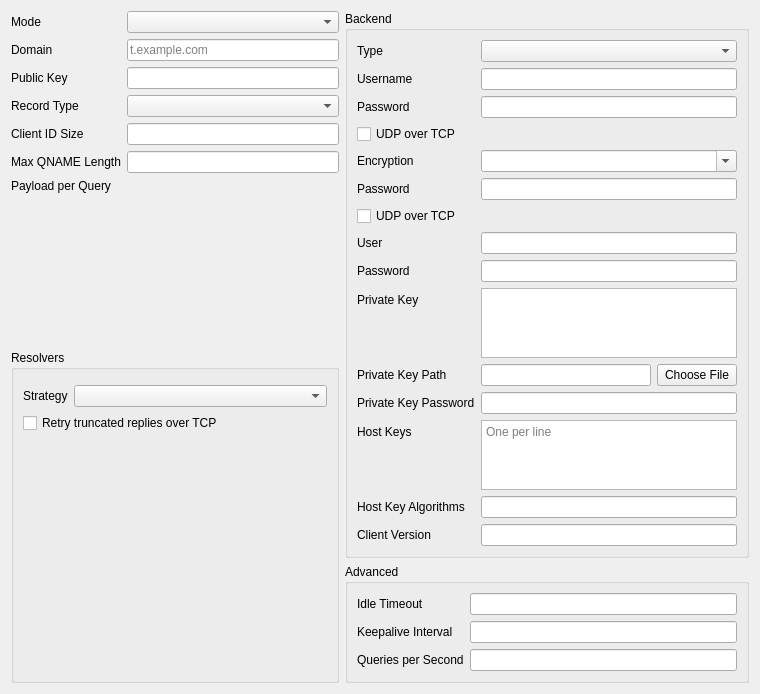
<?xml version="1.0" encoding="UTF-8"?>
<ui version="4.0">
 <class>EditDnstt</class>
 <widget class="QWidget" name="EditDnstt">
  <property name="geometry">
   <rect>
    <x>0</x>
    <y>0</y>
    <width>760</width>
    <height>480</height>
   </rect>
  </property>
  <property name="windowTitle">
   <string notr="true">EditDnstt</string>
  </property>
  <layout class="QHBoxLayout" name="horizontalLayout">
   <item>
    <widget class="QWidget" name="tunnel_w" native="true">
     <layout class="QVBoxLayout" name="tunnel_layout">
      <property name="leftMargin">
       <number>0</number>
      </property>
      <property name="topMargin">
       <number>0</number>
      </property>
      <property name="rightMargin">
       <number>0</number>
      </property>
      <property name="bottomMargin">
       <number>0</number>
      </property>
      <item>
       <layout class="QFormLayout" name="tunnel_form">
        <item row="0" column="0">
         <widget class="QLabel" name="mode_l">
          <property name="text">
           <string>Mode</string>
          </property>
          <property name="buddy">
           <cstring>mode</cstring>
          </property>
         </widget>
        </item>
        <item row="0" column="1">
         <widget class="QComboBox" name="mode"/>
        </item>
        <item row="1" column="0">
         <widget class="QLabel" name="domain_l">
          <property name="text">
           <string>Domain</string>
          </property>
          <property name="buddy">
           <cstring>domain</cstring>
          </property>
         </widget>
        </item>
        <item row="1" column="1">
         <widget class="QLineEdit" name="domain">
          <property name="placeholderText">
           <string notr="true">t.example.com</string>
          </property>
         </widget>
        </item>
        <item row="2" column="0">
         <widget class="QLabel" name="public_key_l">
          <property name="text">
           <string>Public Key</string>
          </property>
          <property name="buddy">
           <cstring>public_key</cstring>
          </property>
         </widget>
        </item>
        <item row="2" column="1">
         <widget class="QLineEdit" name="public_key"/>
        </item>
        <item row="3" column="0">
         <widget class="QLabel" name="record_type_l">
          <property name="text">
           <string>Record Type</string>
          </property>
          <property name="buddy">
           <cstring>record_type</cstring>
          </property>
         </widget>
        </item>
        <item row="3" column="1">
         <widget class="QComboBox" name="record_type"/>
        </item>
        <item row="4" column="0">
         <widget class="QLabel" name="client_id_size_l">
          <property name="text">
           <string>Client ID Size</string>
          </property>
          <property name="buddy">
           <cstring>client_id_size</cstring>
          </property>
         </widget>
        </item>
        <item row="4" column="1">
         <widget class="QLineEdit" name="client_id_size"/>
        </item>
        <item row="5" column="0">
         <widget class="QLabel" name="max_qname_len_l">
          <property name="text">
           <string>Max QNAME Length</string>
          </property>
          <property name="buddy">
           <cstring>max_qname_len</cstring>
          </property>
         </widget>
        </item>
        <item row="5" column="1">
         <widget class="QLineEdit" name="max_qname_len"/>
        </item>
        <item row="6" column="0">
         <widget class="QLabel" name="payload_l">
          <property name="text">
           <string>Payload per Query</string>
          </property>
         </widget>
        </item>
        <item row="6" column="1">
         <widget class="QLabel" name="payload">
          <property name="textFormat">
           <enum>Qt::PlainText</enum>
          </property>
         </widget>
        </item>
       </layout>
      </item>
      <item>
       <widget class="QGroupBox" name="resolvers_box">
        <property name="title">
         <string>Resolvers</string>
        </property>
        <layout class="QFormLayout" name="resolvers_form">
         <item row="0" column="0" colspan="2">
          <widget class="ResolverSourceWidget" name="resolvers" native="true"/>
         </item>
         <item row="1" column="0">
          <widget class="QLabel" name="resolver_strategy_l">
           <property name="text">
            <string>Strategy</string>
           </property>
           <property name="buddy">
            <cstring>resolver_strategy</cstring>
           </property>
          </widget>
         </item>
         <item row="1" column="1">
          <widget class="QComboBox" name="resolver_strategy"/>
         </item>
         <item row="2" column="0" colspan="2">
          <widget class="QCheckBox" name="tcp_fallback">
           <property name="text">
            <string>Retry truncated replies over TCP</string>
           </property>
          </widget>
         </item>
        </layout>
       </widget>
      </item>
     </layout>
    </widget>
   </item>
   <item>
    <widget class="QWidget" name="side_w" native="true">
     <layout class="QVBoxLayout" name="side_layout">
      <property name="leftMargin">
       <number>0</number>
      </property>
      <property name="topMargin">
       <number>0</number>
      </property>
      <property name="rightMargin">
       <number>0</number>
      </property>
      <property name="bottomMargin">
       <number>0</number>
      </property>
      <item>
       <widget class="QGroupBox" name="backend_box">
        <property name="title">
         <string>Backend</string>
        </property>
        <layout class="QFormLayout" name="backend_form">
         <item row="0" column="0">
          <widget class="QLabel" name="backend_l">
           <property name="text">
            <string>Type</string>
           </property>
           <property name="buddy">
            <cstring>backend</cstring>
           </property>
          </widget>
         </item>
         <item row="0" column="1">
          <widget class="QComboBox" name="backend"/>
         </item>
         <item row="1" column="0">
          <widget class="QLabel" name="socks_username_l">
           <property name="text">
            <string>Username</string>
           </property>
           <property name="buddy">
            <cstring>socks_username</cstring>
           </property>
          </widget>
         </item>
         <item row="1" column="1">
          <widget class="QLineEdit" name="socks_username"/>
         </item>
         <item row="2" column="0">
          <widget class="QLabel" name="socks_password_l">
           <property name="text">
            <string>Password</string>
           </property>
           <property name="buddy">
            <cstring>socks_password</cstring>
           </property>
          </widget>
         </item>
         <item row="2" column="1">
          <widget class="QLineEdit" name="socks_password"/>
         </item>
         <item row="3" column="0" colspan="2">
          <widget class="QCheckBox" name="socks_udp_over_tcp">
           <property name="text">
            <string>UDP over TCP</string>
           </property>
          </widget>
         </item>
         <item row="4" column="0">
          <widget class="QLabel" name="ss_method_l">
           <property name="text">
            <string>Encryption</string>
           </property>
           <property name="buddy">
            <cstring>ss_method</cstring>
           </property>
          </widget>
         </item>
         <item row="4" column="1">
          <widget class="QComboBox" name="ss_method">
           <property name="editable">
            <bool>true</bool>
           </property>
          </widget>
         </item>
         <item row="5" column="0">
          <widget class="QLabel" name="ss_password_l">
           <property name="text">
            <string>Password</string>
           </property>
           <property name="buddy">
            <cstring>ss_password</cstring>
           </property>
          </widget>
         </item>
         <item row="5" column="1">
          <widget class="QLineEdit" name="ss_password"/>
         </item>
         <item row="6" column="0" colspan="2">
          <widget class="QCheckBox" name="ss_udp_over_tcp">
           <property name="text">
            <string>UDP over TCP</string>
           </property>
          </widget>
         </item>
         <item row="7" column="0">
          <widget class="QLabel" name="ssh_user_l">
           <property name="text">
            <string>User</string>
           </property>
           <property name="buddy">
            <cstring>ssh_user</cstring>
           </property>
          </widget>
         </item>
         <item row="7" column="1">
          <widget class="QLineEdit" name="ssh_user"/>
         </item>
         <item row="8" column="0">
          <widget class="QLabel" name="ssh_password_l">
           <property name="text">
            <string>Password</string>
           </property>
           <property name="buddy">
            <cstring>ssh_password</cstring>
           </property>
          </widget>
         </item>
         <item row="8" column="1">
          <widget class="QLineEdit" name="ssh_password"/>
         </item>
         <item row="9" column="0">
          <widget class="QLabel" name="ssh_private_key_l">
           <property name="text">
            <string>Private Key</string>
           </property>
           <property name="buddy">
            <cstring>ssh_private_key</cstring>
           </property>
          </widget>
         </item>
         <item row="9" column="1">
          <widget class="MyPlainTextEdit" name="ssh_private_key">
           <property name="tabChangesFocus">
            <bool>true</bool>
           </property>
          </widget>
         </item>
         <item row="10" column="0">
          <widget class="QLabel" name="ssh_private_key_path_l">
           <property name="text">
            <string>Private Key Path</string>
           </property>
           <property name="buddy">
            <cstring>ssh_private_key_path</cstring>
           </property>
          </widget>
         </item>
         <item row="10" column="1">
          <widget class="QWidget" name="ssh_private_key_path_w" native="true">
           <layout class="QHBoxLayout" name="ssh_private_key_path_layout">
            <property name="leftMargin">
             <number>0</number>
            </property>
            <property name="topMargin">
             <number>0</number>
            </property>
            <property name="rightMargin">
             <number>0</number>
            </property>
            <property name="bottomMargin">
             <number>0</number>
            </property>
            <item>
             <widget class="QLineEdit" name="ssh_private_key_path"/>
            </item>
            <item>
             <widget class="QPushButton" name="ssh_choose_pk">
              <property name="text">
               <string>Choose File</string>
              </property>
             </widget>
            </item>
           </layout>
          </widget>
         </item>
         <item row="11" column="0">
          <widget class="QLabel" name="ssh_private_key_pass_l">
           <property name="text">
            <string>Private Key Password</string>
           </property>
           <property name="buddy">
            <cstring>ssh_private_key_pass</cstring>
           </property>
          </widget>
         </item>
         <item row="11" column="1">
          <widget class="QLineEdit" name="ssh_private_key_pass"/>
         </item>
         <item row="12" column="0">
          <widget class="QLabel" name="ssh_host_key_l">
           <property name="text">
            <string>Host Keys</string>
           </property>
           <property name="buddy">
            <cstring>ssh_host_key</cstring>
           </property>
          </widget>
         </item>
         <item row="12" column="1">
          <widget class="MyPlainTextEdit" name="ssh_host_key">
           <property name="tabChangesFocus">
            <bool>true</bool>
           </property>
           <property name="lineWrapMode">
            <enum>QPlainTextEdit::NoWrap</enum>
           </property>
           <property name="placeholderText">
            <string>One per line</string>
           </property>
          </widget>
         </item>
         <item row="13" column="0">
          <widget class="QLabel" name="ssh_host_key_algs_l">
           <property name="text">
            <string>Host Key Algorithms</string>
           </property>
           <property name="buddy">
            <cstring>ssh_host_key_algs</cstring>
           </property>
          </widget>
         </item>
         <item row="13" column="1">
          <widget class="QLineEdit" name="ssh_host_key_algs"/>
         </item>
         <item row="14" column="0">
          <widget class="QLabel" name="ssh_client_version_l">
           <property name="text">
            <string>Client Version</string>
           </property>
           <property name="buddy">
            <cstring>ssh_client_version</cstring>
           </property>
          </widget>
         </item>
         <item row="14" column="1">
          <widget class="QLineEdit" name="ssh_client_version"/>
         </item>
        </layout>
       </widget>
      </item>
      <item>
       <widget class="QGroupBox" name="advanced_box">
        <property name="uiLevel" stdset="0">
         <string notr="true">advanced</string>
        </property>
        <property name="title">
         <string>Advanced</string>
        </property>
        <layout class="QFormLayout" name="advanced_form">
         <item row="0" column="0">
          <widget class="QLabel" name="idle_timeout_l">
           <property name="text">
            <string>Idle Timeout</string>
           </property>
           <property name="buddy">
            <cstring>idle_timeout</cstring>
           </property>
          </widget>
         </item>
         <item row="0" column="1">
          <widget class="QLineEdit" name="idle_timeout"/>
         </item>
         <item row="1" column="0">
          <widget class="QLabel" name="keepalive_interval_l">
           <property name="text">
            <string>Keepalive Interval</string>
           </property>
           <property name="buddy">
            <cstring>keepalive_interval</cstring>
           </property>
          </widget>
         </item>
         <item row="1" column="1">
          <widget class="QLineEdit" name="keepalive_interval"/>
         </item>
         <item row="2" column="0">
          <widget class="QLabel" name="rps_l">
           <property name="text">
            <string>Queries per Second</string>
           </property>
           <property name="buddy">
            <cstring>rps</cstring>
           </property>
          </widget>
         </item>
         <item row="2" column="1">
          <widget class="QLineEdit" name="rps"/>
         </item>
        </layout>
       </widget>
      </item>
      <item>
       <spacer name="side_spacer">
        <property name="orientation">
         <enum>Qt::Vertical</enum>
        </property>
        <property name="sizeHint" stdset="0">
         <size>
          <width>0</width>
          <height>0</height>
         </size>
        </property>
       </spacer>
      </item>
     </layout>
    </widget>
   </item>
  </layout>
 </widget>
 <customwidgets>
  <customwidget>
   <class>ResolverSourceWidget</class>
   <extends>QWidget</extends>
   <header>include/ui/widget/ResolverSourceWidget.h</header>
  </customwidget>
  <customwidget>
   <class>MyPlainTextEdit</class>
   <extends>QPlainTextEdit</extends>
   <header>include/ui/utils/MyPlainTextEdit.h</header>
  </customwidget>
 </customwidgets>
 <resources/>
 <connections/>
</ui>
